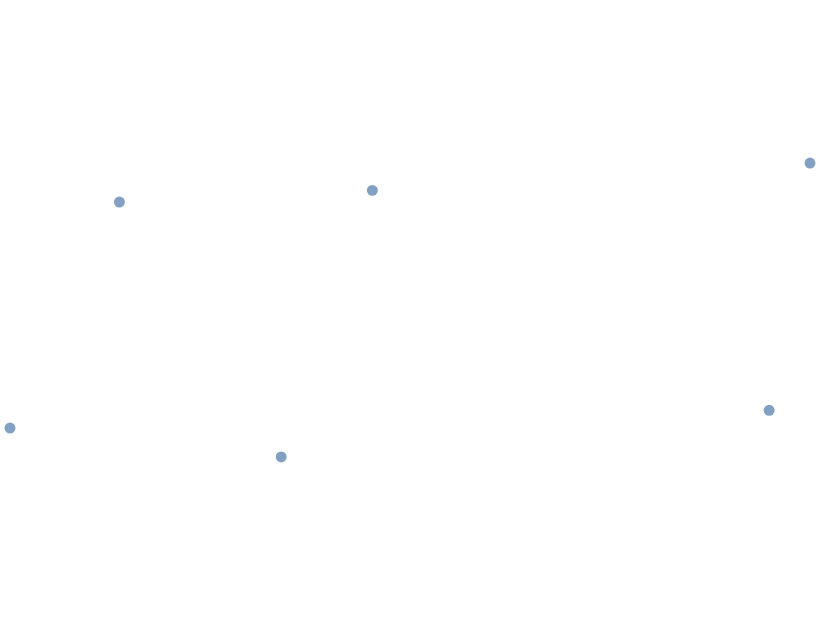

Source (Vega-Lite JSON):
### Vega-Lite specification from a JSON file in a GitHub repository (floating-point values rounded to 4 significant figures)
{"$schema": "https://vega.github.io/schema/vega-lite/v6.json", "padding": 5, "autosize": "none", "width": 400, "height": 300, "data": {"values": [{"lon": -74, "lat": 40.7, "n": 8}, {"lon": 2.35, "lat": 48.85, "n": 5}, {"lon": 139.7, "lat": 35.7, "n": 9}, {"lon": 151.2, "lat": -33.9, "n": 3}, {"lon": -43.2, "lat": -22.9, "n": 6}, {"lon": 28, "lat": -26.2, "n": 2}]}, "projection": {"type": "identity"}, "mark": "circle", "encoding": {"longitude": {"field": "lon", "type": "quantitative"}, "latitude": {"field": "lat", "type": "quantitative"}}}
